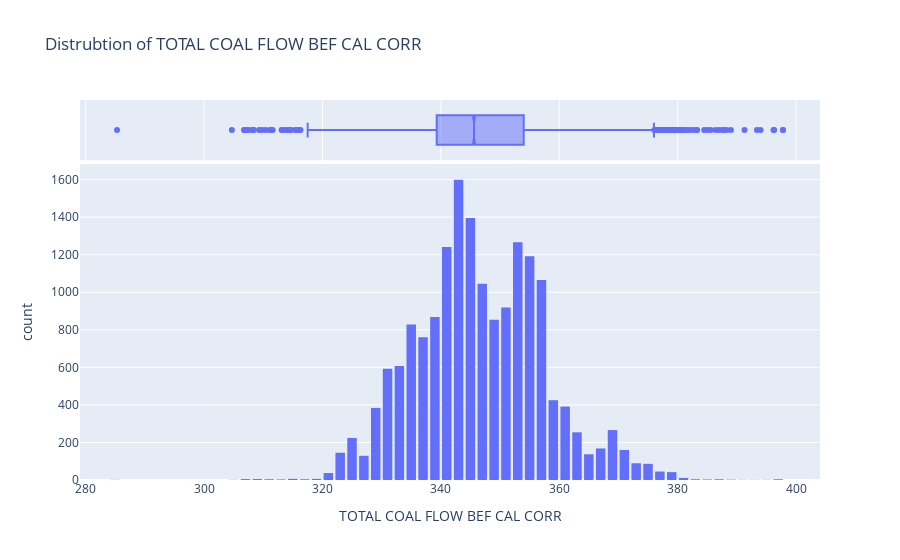

The notebook cell saved with this chart:
### Markdown cell above
We can observe that there are bunch of outliers and max values are in between 680-700

### Code cell
fig = px.histogram(df,x='TOTAL COAL FLOW BEF CAL CORR',marginal='box',nbins = 100,title='Distrubtion of TOTAL COAL FLOW BEF CAL CORR')
fig.update_layout(bargap=0.2)
fig.show()

### Figure 1 — Plotly figure (JSON) as saved in the notebook; plotly's stock layout.template omitted (floating-point values rounded to 4 significant figures; data arrays with more than 128 entries replaced by an {"elided": "..."} marker saying what was removed)
{"data": [{"alignmentgroup": "True", "bingroup": "x", "hovertemplate": "TOTAL COAL FLOW BEF CAL CORR=%{x}<br>count=%{y}<extra></extra>", "legendgroup": "", "marker": {"color": "#636efa", "pattern": {"shape": ""}}, "name": "", "nbinsx": 100, "offsetgroup": "", "orientation": "v", "showlegend": false, "type": "histogram", "x": {"elided": "17280 float values"}, "xaxis": "x", "yaxis": "y"}, {"alignmentgroup": "True", "hovertemplate": "TOTAL COAL FLOW BEF CAL CORR=%{x}<extra></extra>", "legendgroup": "", "marker": {"color": "#636efa"}, "name": "", "notched": true, "offsetgroup": "", "showlegend": false, "type": "box", "x": {"elided": "17280 float values"}, "xaxis": "x2", "yaxis": "y2"}], "layout": {"bargap": 0.2, "barmode": "relative", "legend": {"tracegroupgap": 0}, "title": {"text": "Distrubtion of TOTAL COAL FLOW BEF CAL CORR"}, "xaxis": {"anchor": "y", "domain": [0, 1], "title": {"text": "TOTAL COAL FLOW BEF CAL CORR"}}, "xaxis2": {"anchor": "y2", "domain": [0, 1], "matches": "x", "showgrid": true, "showticklabels": false}, "yaxis": {"anchor": "x", "domain": [0, 0.8316], "title": {"text": "count"}}, "yaxis2": {"anchor": "x2", "domain": [0.8416, 1], "matches": "y2", "showgrid": false, "showline": false, "showticklabels": false, "ticks": ""}}}
